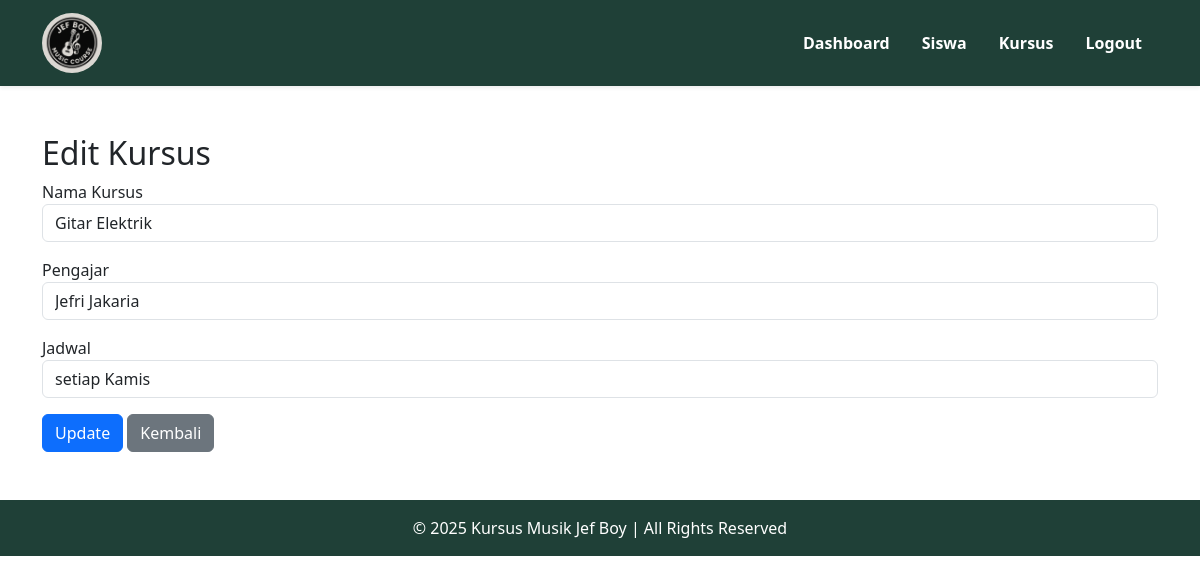
/kursus/edit.php?id=1 (signed in), run on the app's committed database.
### tables this page shows
CREATE TABLE `kursus` (
  `id` int NOT NULL AUTO_INCREMENT,
  `nama_kursus` varchar(100) NOT NULL,
  `pengajar` varchar(100) DEFAULT NULL,
  `jadwal` varchar(50) DEFAULT NULL,
  PRIMARY KEY (`id`)
);

### kursus/edit.php (the view, shortened to what this page needs)
<?php
include '../config/db.php';
include '../includes/header.php';
$id = $_GET['id'];
$kursus = $conn->query("SELECT * FROM kursus WHERE id=$id")->fetch_assoc();
?>
<div class="container mt-5">
    <h2>Edit Kursus</h2>
    <form method="post">
        <div class="mb-3">
            <label>Nama Kursus</label>
            <input type="text" name="nama_kursus" value="<?= htmlspecialchars($kursus['nama_kursus']) ?>" required class="form-control">
        </div>
        <div class="mb-3">
            <label>Pengajar</label>
            <input type="text" name="pengajar" value="<?= htmlspecialchars($kursus['pengajar']) ?>" required class="form-control">
        </div>
        <div class="mb-3">
            <label>Jadwal</label>
            <input type="text" name="jadwal" value="<?= htmlspecialchars($kursus['jadwal']) ?>" required class="form-control">
        </div>
        <button type="submit" class="btn btn-primary">Update</button>
        <a href="index.php" class="btn btn-secondary">Kembali</a>
    </form>
</div>
<?php include '../includes/footer.php'; ?>

### data on the page
kursus: nama_kursus "Gitar Elektrik", pengajar "Jefri Jakaria", jadwal "setiap Kamis"
